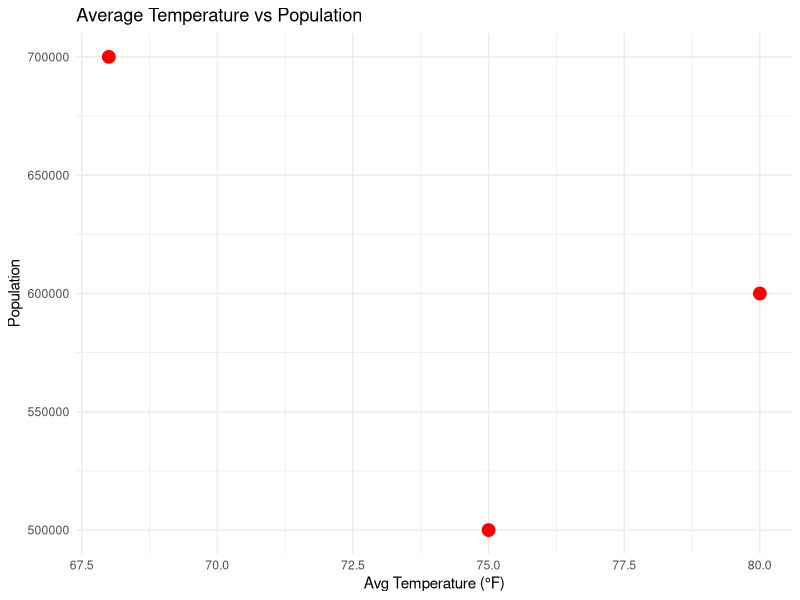

This figure's R source:
library(ggplot2)

df_geo <- data.frame(
  City = c("City A", "City B", "City C"),
  Population = c(500000, 700000, 600000),
  AvgTemp = c(75, 68, 80)
)

ggplot(df_geo, aes(x = AvgTemp, y = Population)) +
  geom_point(size = 4, color = "red") +
  labs(title = "Average Temperature vs Population", x = "Avg Temperature (°F)", y = "Population") +
  theme_minimal()

# Insights:
# Evaluates whether higher average temperatures correspond to population density variations.
